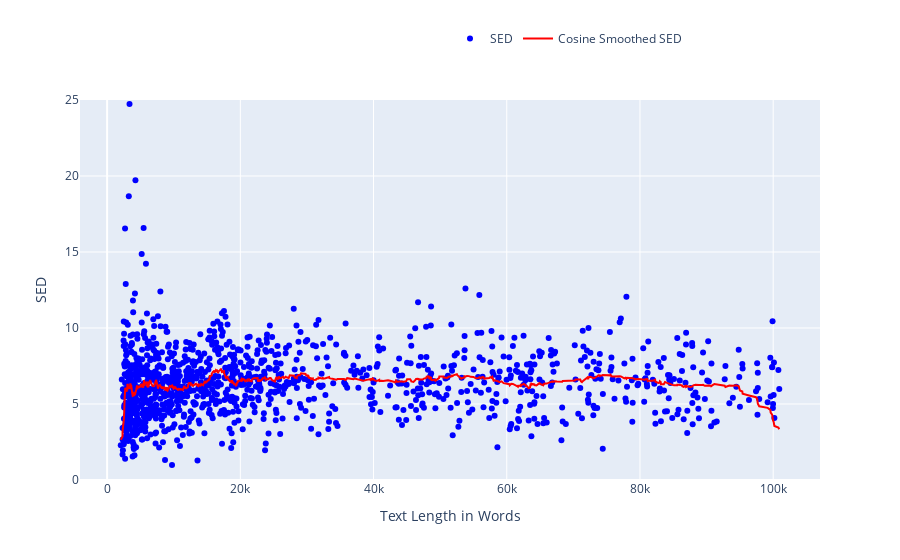

Here is the notebook cell this chart was saved with:
### Code cell
import plotly.graph_objects as go

# Sort the DataFrame by 'word_count' column
df_sorted_by_word_count = merged_df.sort_values(by='word_count')

# Calculate cosine smoothed SED values
window_size = 50  # Define the window size for cosine smoothing
cosine_smoothed_SED = np.convolve(df_sorted_by_word_count['SED_without_nan'], np.ones(window_size)/window_size, mode='same')

# Create scatter plot for SED_without_nan
scatter = go.Scatter(x=df_sorted_by_word_count['word_count'], 
                     y=df_sorted_by_word_count['SED_without_nan'],
                     mode='markers',
                     marker=dict(color='blue'),
                     name='SED',
                     text=df_sorted_by_word_count['filename'],  # Hover text
                     hoverinfo='text')

# Create line plot for smoothed SED
smoothed_line = go.Scatter(x=df_sorted_by_word_count['word_count'], 
                           y=cosine_smoothed_SED,
                           mode='lines',
                           line=dict(color='red', width=2),
                           name='Cosine Smoothed SED')

# Create layout
layout = go.Layout(#title='SED related to text length in words (including author Ludwig Thoma) with Cosine Smoothed SED',
                   xaxis=dict(title='Text Length in Words'),
                   yaxis=dict(title='SED', range=[0, 25]),
                   hovermode='closest',
                   legend=dict(x=0.5, y=1.2, orientation='h'))

# Create figure (exclude line plot for scaled word count)
fig = go.Figure(data=[scatter, smoothed_line], layout=layout)

# Show plot
fig.show()

# Export as PNG with high resolution for print
fig.write_image("/Users/sguhr/Desktop/Diss_notebooks/Diss_data_visualization/SED_theme-d-prose_cos_smoothed_50_high_res3.png", scale=10)

# Export as HTML
fig.write_html("/Users/sguhr/Desktop/Diss_notebooks/Diss_data_visualization/SED_theme-d-prose_cos_smoothed_50_high_res3.html")

### Figure 1 — Plotly figure (JSON) as saved in the notebook; plotly's stock layout.template omitted (floating-point values rounded to 4 significant figures; data arrays with more than 128 entries replaced by an {"elided": "..."} marker saying what was removed)
{"data": [{"hoverinfo": "text", "marker": {"color": "blue"}, "mode": "markers", "name": "SED", "text": {"elided": "1227 str values"}, "type": "scatter", "x": {"elided": "1227 int values"}, "y": {"elided": "1227 float values"}}, {"line": {"color": "red", "width": 2}, "mode": "lines", "name": "Cosine Smoothed SED", "type": "scatter", "x": {"elided": "1227 int values"}, "y": {"elided": "1227 float values"}}], "layout": {"hovermode": "closest", "legend": {"orientation": "h", "x": 0.5, "y": 1.2}, "xaxis": {"title": {"text": "Text Length in Words"}}, "yaxis": {"range": [0, 25], "title": {"text": "SED"}}}}
